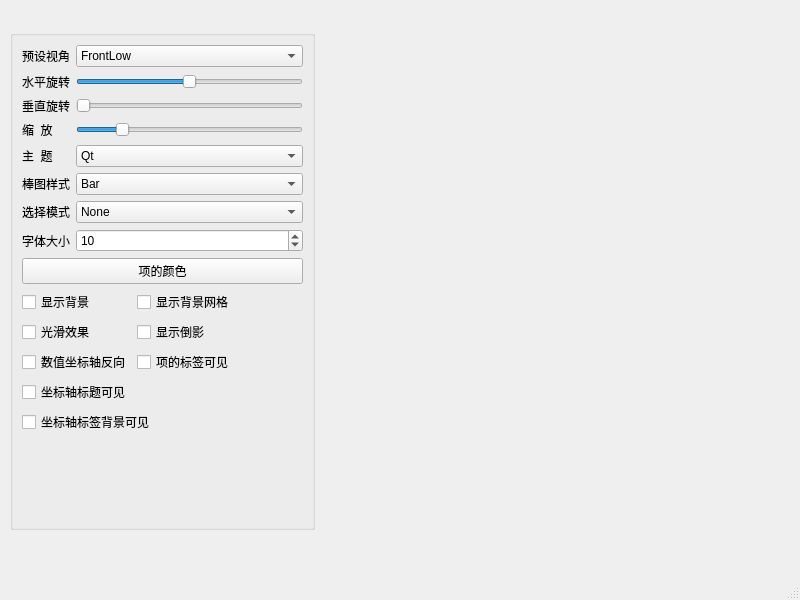
<?xml version="1.0" encoding="UTF-8"?>
<ui version="4.0">
 <class>MainWindow</class>
 <widget class="QMainWindow" name="MainWindow">
  <property name="geometry">
   <rect>
    <x>0</x>
    <y>0</y>
    <width>800</width>
    <height>600</height>
   </rect>
  </property>
  <property name="windowTitle">
   <string>MainWindow</string>
  </property>
  <widget class="QWidget" name="centralwidget">
   <widget class="QGroupBox" name="groupBox">
    <property name="geometry">
     <rect>
      <x>10</x>
      <y>30</y>
      <width>305</width>
      <height>500</height>
     </rect>
    </property>
    <property name="title">
     <string/>
    </property>
    <layout class="QVBoxLayout" name="verticalLayout">
     <item>
      <layout class="QGridLayout" name="gridLayout">
       <item row="5" column="1">
        <widget class="QComboBox" name="cBoxBarStyle">
         <item>
          <property name="text">
           <string>Bar</string>
          </property>
         </item>
         <item>
          <property name="text">
           <string>Cube</string>
          </property>
         </item>
         <item>
          <property name="text">
           <string>Pyramid</string>
          </property>
         </item>
         <item>
          <property name="text">
           <string>Cone</string>
          </property>
         </item>
         <item>
          <property name="text">
           <string>Cylinder</string>
          </property>
         </item>
         <item>
          <property name="text">
           <string>BevelBar</string>
          </property>
         </item>
         <item>
          <property name="text">
           <string>BevelCube</string>
          </property>
         </item>
         <item>
          <property name="text">
           <string>Sphere</string>
          </property>
         </item>
         <item>
          <property name="text">
           <string>Minimal</string>
          </property>
         </item>
         <item>
          <property name="text">
           <string>Arrow</string>
          </property>
         </item>
         <item>
          <property name="text">
           <string>Point</string>
          </property>
         </item>
        </widget>
       </item>
       <item row="3" column="0">
        <widget class="QLabel" name="label_8">
         <property name="text">
          <string>缩  放</string>
         </property>
         <property name="buddy">
          <cstring>sliderZoom</cstring>
         </property>
        </widget>
       </item>
       <item row="7" column="1">
        <widget class="QSpinBox" name="spinFontSize">
         <property name="minimum">
          <number>5</number>
         </property>
         <property name="value">
          <number>10</number>
         </property>
        </widget>
       </item>
       <item row="5" column="0">
        <widget class="QLabel" name="label_2">
         <property name="text">
          <string>棒图样式</string>
         </property>
         <property name="buddy">
          <cstring>cBoxBarStyle</cstring>
         </property>
        </widget>
       </item>
       <item row="2" column="0">
        <widget class="QLabel" name="label_7">
         <property name="text">
          <string>垂直旋转</string>
         </property>
         <property name="buddy">
          <cstring>sliderV</cstring>
         </property>
        </widget>
       </item>
       <item row="4" column="1">
        <widget class="QComboBox" name="cBoxTheme">
         <item>
          <property name="text">
           <string>Qt</string>
          </property>
         </item>
         <item>
          <property name="text">
           <string>Primary Colors</string>
          </property>
         </item>
         <item>
          <property name="text">
           <string>Digia</string>
          </property>
         </item>
         <item>
          <property name="text">
           <string>StoneMoss</string>
          </property>
         </item>
         <item>
          <property name="text">
           <string>ArmyBlue</string>
          </property>
         </item>
         <item>
          <property name="text">
           <string>Retro</string>
          </property>
         </item>
         <item>
          <property name="text">
           <string>Ebony</string>
          </property>
         </item>
         <item>
          <property name="text">
           <string>Isabelle</string>
          </property>
         </item>
        </widget>
       </item>
       <item row="6" column="1">
        <widget class="QComboBox" name="cBoxSelectionMode">
         <item>
          <property name="text">
           <string>None</string>
          </property>
         </item>
         <item>
          <property name="text">
           <string>Item</string>
          </property>
         </item>
         <item>
          <property name="text">
           <string>Row</string>
          </property>
         </item>
         <item>
          <property name="text">
           <string>Item And Row</string>
          </property>
         </item>
         <item>
          <property name="text">
           <string>Column</string>
          </property>
         </item>
         <item>
          <property name="text">
           <string>Item And Column</string>
          </property>
         </item>
         <item>
          <property name="text">
           <string>Row And Column</string>
          </property>
         </item>
         <item>
          <property name="text">
           <string>Item Row And Column</string>
          </property>
         </item>
         <item>
          <property name="text">
           <string>Slice</string>
          </property>
         </item>
        </widget>
       </item>
       <item row="3" column="1">
        <widget class="QSlider" name="sliderZoom">
         <property name="minimum">
          <number>10</number>
         </property>
         <property name="maximum">
          <number>500</number>
         </property>
         <property name="value">
          <number>100</number>
         </property>
         <property name="orientation">
          <enum>Qt::Orientation::Horizontal</enum>
         </property>
        </widget>
       </item>
       <item row="0" column="1">
        <widget class="QComboBox" name="comboCamera">
         <item>
          <property name="text">
           <string>FrontLow</string>
          </property>
         </item>
         <item>
          <property name="text">
           <string>Front</string>
          </property>
         </item>
         <item>
          <property name="text">
           <string>FrontHigh</string>
          </property>
         </item>
         <item>
          <property name="text">
           <string>LeftLow</string>
          </property>
         </item>
         <item>
          <property name="text">
           <string>Left</string>
          </property>
         </item>
         <item>
          <property name="text">
           <string>LeftHigh</string>
          </property>
         </item>
         <item>
          <property name="text">
           <string>RightLow</string>
          </property>
         </item>
         <item>
          <property name="text">
           <string>Right</string>
          </property>
         </item>
         <item>
          <property name="text">
           <string>RightHigh</string>
          </property>
         </item>
         <item>
          <property name="text">
           <string>BehindLow</string>
          </property>
         </item>
         <item>
          <property name="text">
           <string>Behind</string>
          </property>
         </item>
         <item>
          <property name="text">
           <string>BehindHigh</string>
          </property>
         </item>
         <item>
          <property name="text">
           <string>IsometricLeft</string>
          </property>
         </item>
         <item>
          <property name="text">
           <string>IsometricLeftHigh</string>
          </property>
         </item>
         <item>
          <property name="text">
           <string>IsometricRight</string>
          </property>
         </item>
         <item>
          <property name="text">
           <string>IsometricRightHigh</string>
          </property>
         </item>
         <item>
          <property name="text">
           <string>DirectlyAbove</string>
          </property>
         </item>
         <item>
          <property name="text">
           <string>DirectlyAboveCW45</string>
          </property>
         </item>
         <item>
          <property name="text">
           <string>DirectlyAboveCCW45</string>
          </property>
         </item>
         <item>
          <property name="text">
           <string>FrontBelow</string>
          </property>
         </item>
         <item>
          <property name="text">
           <string>LeftBelow</string>
          </property>
         </item>
         <item>
          <property name="text">
           <string>RightBelow</string>
          </property>
         </item>
         <item>
          <property name="text">
           <string>BehindBelow</string>
          </property>
         </item>
         <item>
          <property name="text">
           <string>DirectlyBelow</string>
          </property>
         </item>
        </widget>
       </item>
       <item row="2" column="1">
        <widget class="QSlider" name="sliderV">
         <property name="minimum">
          <number>0</number>
         </property>
         <property name="maximum">
          <number>90</number>
         </property>
         <property name="orientation">
          <enum>Qt::Orientation::Horizontal</enum>
         </property>
        </widget>
       </item>
       <item row="4" column="0">
        <widget class="QLabel" name="label">
         <property name="text">
          <string>主  题</string>
         </property>
         <property name="buddy">
          <cstring>cBoxTheme</cstring>
         </property>
        </widget>
       </item>
       <item row="0" column="0">
        <widget class="QLabel" name="label_5">
         <property name="text">
          <string>预设视角</string>
         </property>
         <property name="buddy">
          <cstring>comboCamera</cstring>
         </property>
        </widget>
       </item>
       <item row="6" column="0">
        <widget class="QLabel" name="label_3">
         <property name="text">
          <string>选择模式</string>
         </property>
         <property name="buddy">
          <cstring>cBoxSelectionMode</cstring>
         </property>
        </widget>
       </item>
       <item row="1" column="0">
        <widget class="QLabel" name="label_6">
         <property name="text">
          <string>水平旋转</string>
         </property>
         <property name="buddy">
          <cstring>sliderH</cstring>
         </property>
        </widget>
       </item>
       <item row="7" column="0">
        <widget class="QLabel" name="label_4">
         <property name="text">
          <string>字体大小</string>
         </property>
         <property name="buddy">
          <cstring>spinFontSize</cstring>
         </property>
        </widget>
       </item>
       <item row="1" column="1">
        <widget class="QSlider" name="sliderH">
         <property name="minimum">
          <number>-180</number>
         </property>
         <property name="maximum">
          <number>180</number>
         </property>
         <property name="orientation">
          <enum>Qt::Orientation::Horizontal</enum>
         </property>
        </widget>
       </item>
      </layout>
     </item>
     <item>
      <widget class="QPushButton" name="btnBarColor">
       <property name="text">
        <string>项的颜色</string>
       </property>
      </widget>
     </item>
     <item>
      <layout class="QGridLayout" name="gridLayout_2">
       <item row="0" column="0">
        <widget class="QCheckBox" name="chkBoxBackground">
         <property name="text">
          <string>显示背景</string>
         </property>
        </widget>
       </item>
       <item row="0" column="1" colspan="2">
        <widget class="QCheckBox" name="chkBoxGrid">
         <property name="text">
          <string>显示背景网格</string>
         </property>
        </widget>
       </item>
       <item row="1" column="0">
        <widget class="QCheckBox" name="chkBoxSmooth">
         <property name="text">
          <string>光滑效果</string>
         </property>
        </widget>
       </item>
       <item row="1" column="1" colspan="2">
        <widget class="QCheckBox" name="chkBoxReflection">
         <property name="text">
          <string>显示倒影</string>
         </property>
        </widget>
       </item>
       <item row="2" column="0">
        <widget class="QCheckBox" name="chkBoxReverse">
         <property name="text">
          <string>数值坐标轴反向</string>
         </property>
        </widget>
       </item>
       <item row="2" column="1" colspan="2">
        <widget class="QCheckBox" name="chkBoxItemLabel">
         <property name="text">
          <string>项的标签可见</string>
         </property>
        </widget>
       </item>
       <item row="3" column="0">
        <widget class="QCheckBox" name="chkBoxAxisTitle">
         <property name="text">
          <string>坐标轴标题可见</string>
         </property>
        </widget>
       </item>
       <item row="3" column="2">
        <spacer name="horizontalSpacer">
         <property name="orientation">
          <enum>Qt::Orientation::Horizontal</enum>
         </property>
         <property name="sizeHint" stdset="0">
          <size>
           <width>40</width>
           <height>20</height>
          </size>
         </property>
        </spacer>
       </item>
       <item row="4" column="0" colspan="2">
        <widget class="QCheckBox" name="chkBoxAxisBackground">
         <property name="text">
          <string>坐标轴标签背景可见</string>
         </property>
        </widget>
       </item>
       <item row="4" column="2">
        <spacer name="horizontalSpacer_2">
         <property name="orientation">
          <enum>Qt::Orientation::Horizontal</enum>
         </property>
         <property name="sizeHint" stdset="0">
          <size>
           <width>40</width>
           <height>20</height>
          </size>
         </property>
        </spacer>
       </item>
      </layout>
     </item>
     <item>
      <spacer name="verticalSpacer">
       <property name="orientation">
        <enum>Qt::Orientation::Vertical</enum>
       </property>
       <property name="sizeHint" stdset="0">
        <size>
         <width>20</width>
         <height>40</height>
        </size>
       </property>
      </spacer>
     </item>
    </layout>
   </widget>
  </widget>
  <widget class="QMenuBar" name="menubar">
   <property name="geometry">
    <rect>
     <x>0</x>
     <y>0</y>
     <width>800</width>
     <height>25</height>
    </rect>
   </property>
  </widget>
  <widget class="QStatusBar" name="statusbar"/>
 </widget>
 <resources/>
 <connections/>
</ui>
